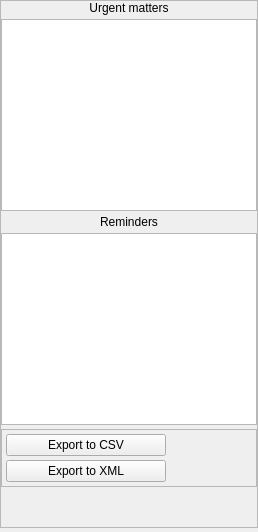
  <widget class="QDockWidget" name="tasksDock">
   <property name="contextMenuPolicy">
    <enum>Qt::ContextMenuPolicy::PreventContextMenu</enum>
   </property>
   <property name="features">
    <set>QDockWidget::DockWidgetFeature::DockWidgetMovable</set>
   </property>
   <property name="allowedAreas">
    <set>Qt::DockWidgetArea::LeftDockWidgetArea|Qt::DockWidgetArea::RightDockWidgetArea</set>
   </property>
   <property name="windowTitle">
    <string>Frequent tasks</string>
   </property>
   <attribute name="dockWidgetArea">
    <number>2</number>
   </attribute>
   <widget class="QWidget" name="tasksContent">
    <layout class="QGridLayout" name="tasksContentLayout">
     <property name="leftMargin">
      <number>0</number>
     </property>
     <property name="topMargin">
      <number>0</number>
     </property>
     <property name="rightMargin">
      <number>0</number>
     </property>
     <property name="bottomMargin">
      <number>4</number>
     </property>
     <property name="spacing">
      <number>4</number>
     </property>
     <item row="0" column="0">
      <widget class="QFrame" name="tasksFrame">
       <property name="minimumSize">
        <size>
         <width>200</width>
         <height>0</height>
        </size>
       </property>
       <property name="frameShape">
        <enum>QFrame::Shape::StyledPanel</enum>
       </property>
       <property name="frameShadow">
        <enum>QFrame::Shadow::Plain</enum>
       </property>
       <layout class="QVBoxLayout" name="tasksLayout" stretch="1,1,0,0">
        <property name="spacing">
         <number>4</number>
        </property>
        <property name="leftMargin">
         <number>0</number>
        </property>
        <property name="topMargin">
         <number>0</number>
        </property>
        <property name="rightMargin">
         <number>0</number>
        </property>
        <property name="bottomMargin">
         <number>0</number>
        </property>
        <item>
         <layout class="QVBoxLayout" name="mattersLayout">
          <property name="spacing">
           <number>4</number>
          </property>
          <item>
           <widget class="QLabel" name="mattersLbl">
            <property name="text">
             <string>Urgent matters</string>
            </property>
            <property name="alignment">
             <set>Qt::AlignmentFlag::AlignCenter</set>
            </property>
           </widget>
          </item>
          <item>
           <widget class="QPlainTextEdit" name="mattersEdit"/>
          </item>
         </layout>
        </item>
        <item>
         <layout class="QVBoxLayout" name="remindersLayout">
          <property name="spacing">
           <number>4</number>
          </property>
          <item>
           <widget class="QLabel" name="remindersLbl">
            <property name="text">
             <string>Reminders</string>
            </property>
            <property name="alignment">
             <set>Qt::AlignmentFlag::AlignCenter</set>
            </property>
           </widget>
          </item>
          <item>
           <widget class="QTableView" name="remindersTable">
            <property name="contextMenuPolicy">
             <enum>Qt::ContextMenuPolicy::ActionsContextMenu</enum>
            </property>
            <property name="editTriggers">
             <set>QAbstractItemView::EditTrigger::NoEditTriggers</set>
            </property>
            <property name="selectionMode">
             <enum>QAbstractItemView::SelectionMode::SingleSelection</enum>
            </property>
            <property name="selectionBehavior">
             <enum>QAbstractItemView::SelectionBehavior::SelectRows</enum>
            </property>
            <attribute name="verticalHeaderMinimumSectionSize">
             <number>20</number>
            </attribute>
            <attribute name="verticalHeaderDefaultSectionSize">
             <number>20</number>
            </attribute>
           </widget>
          </item>
         </layout>
        </item>
        <item>
         <widget class="QFrame" name="exportFrame">
          <property name="frameShape">
           <enum>QFrame::Shape::StyledPanel</enum>
          </property>
          <property name="frameShadow">
           <enum>QFrame::Shadow::Raised</enum>
          </property>
          <layout class="QGridLayout" name="exportLayout">
           <property name="leftMargin">
            <number>4</number>
           </property>
           <property name="topMargin">
            <number>4</number>
           </property>
           <property name="rightMargin">
            <number>4</number>
           </property>
           <property name="bottomMargin">
            <number>4</number>
           </property>
           <property name="spacing">
            <number>4</number>
           </property>
           <item row="1" column="0">
            <widget class="QPushButton" name="exportCsvBtn">
             <property name="minimumSize">
              <size>
               <width>160</width>
               <height>0</height>
              </size>
             </property>
             <property name="text">
              <string>Export to CSV</string>
             </property>
             <property name="icon">
              <iconset resource="../res/petcore.qrc">
               <normaloff>:/images/export_csv</normaloff>:/images/export_csv</iconset>
             </property>
            </widget>
           </item>
           <item row="2" column="0">
            <widget class="QPushButton" name="exportXmlBtn">
             <property name="minimumSize">
              <size>
               <width>160</width>
               <height>0</height>
              </size>
             </property>
             <property name="text">
              <string>Export to XML</string>
             </property>
             <property name="icon">
              <iconset resource="../res/petcore.qrc">
               <normaloff>:/images/export_xml</normaloff>:/images/export_xml</iconset>
             </property>
            </widget>
           </item>
           <item row="1" column="1">
            <spacer name="exportSpacer">
             <property name="orientation">
              <enum>Qt::Orientation::Horizontal</enum>
             </property>
             <property name="sizeHint" stdset="0">
              <size>
               <width>0</width>
               <height>0</height>
              </size>
             </property>
            </spacer>
           </item>
          </layout>
         </widget>
        </item>
        <item>
         <spacer name="verticalSpacer_2">
          <property name="orientation">
           <enum>Qt::Orientation::Vertical</enum>
          </property>
          <property name="sizeHint" stdset="0">
           <size>
            <width>20</width>
            <height>40</height>
           </size>
          </property>
         </spacer>
        </item>
       </layout>
      </widget>
     </item>
    </layout>
   </widget>
  </widget>
